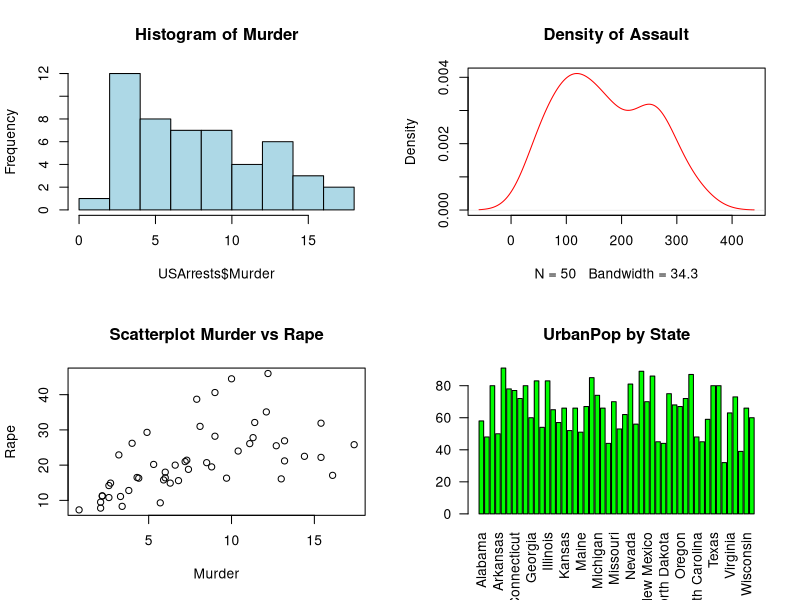

R code for this plot:
# Load dataset
data("USArrests")

# Summary statistics
summary(USArrests)

# State with largest rape arrests
state_max_rape <- rownames(USArrests)[which.max(USArrests$Rape)]
state_max_rape

# Max & Min murder rates
max_murder <- max(USArrests$Murder)
min_murder <- min(USArrests$Murder)

# Correlation among features
cor(USArrests)

# States above median assault arrests
above_median_assault <- rownames(USArrests)[USArrests$Assault > median(USArrests$Assault)]

# States in bottom 25% for murder
bottom_25_murder <- rownames(USArrests)[USArrests$Murder < quantile(USArrests$Murder, 0.25)]

# Visualization
par(mfrow=c(2,2))
hist(USArrests$Murder, main="Histogram of Murder", col="lightblue")
plot(density(USArrests$Assault), main="Density of Assault", col="red")
plot(USArrests$Murder, USArrests$Rape, main="Scatterplot Murder vs Rape", xlab="Murder", ylab="Rape")
barplot(USArrests$UrbanPop, names.arg=rownames(USArrests), las=2, main="UrbanPop by State", col="green")
